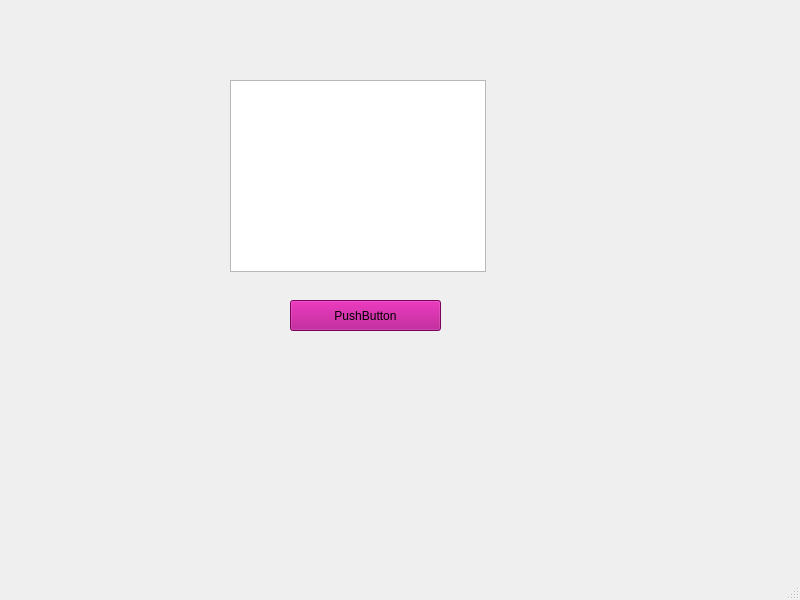
<?xml version="1.0" encoding="UTF-8"?>
<ui version="4.0">
 <class>MainWindow</class>
 <widget class="QMainWindow" name="MainWindow">
  <property name="geometry">
   <rect>
    <x>0</x>
    <y>0</y>
    <width>800</width>
    <height>600</height>
   </rect>
  </property>
  <property name="mouseTracking">
   <bool>true</bool>
  </property>
  <property name="windowTitle">
   <string>MainWindow</string>
  </property>
  <widget class="QWidget" name="centralwidget">
   <widget class="QTableWidget" name="tableWidget">
    <property name="geometry">
     <rect>
      <x>230</x>
      <y>80</y>
      <width>256</width>
      <height>192</height>
     </rect>
    </property>
   </widget>
   <widget class="QPushButton" name="pushButton">
    <property name="geometry">
     <rect>
      <x>290</x>
      <y>300</y>
      <width>151</width>
      <height>31</height>
     </rect>
    </property>
    <property name="mouseTracking">
     <bool>true</bool>
    </property>
    <property name="styleSheet">
     <string notr="true">background-color: rgb(170, 0, 127);</string>
    </property>
    <property name="text">
     <string>PushButton</string>
    </property>
   </widget>
  </widget>
  <widget class="QMenuBar" name="menubar">
   <property name="geometry">
    <rect>
     <x>0</x>
     <y>0</y>
     <width>800</width>
     <height>21</height>
    </rect>
   </property>
  </widget>
  <widget class="QStatusBar" name="statusbar"/>
 </widget>
 <resources/>
 <connections/>
</ui>
